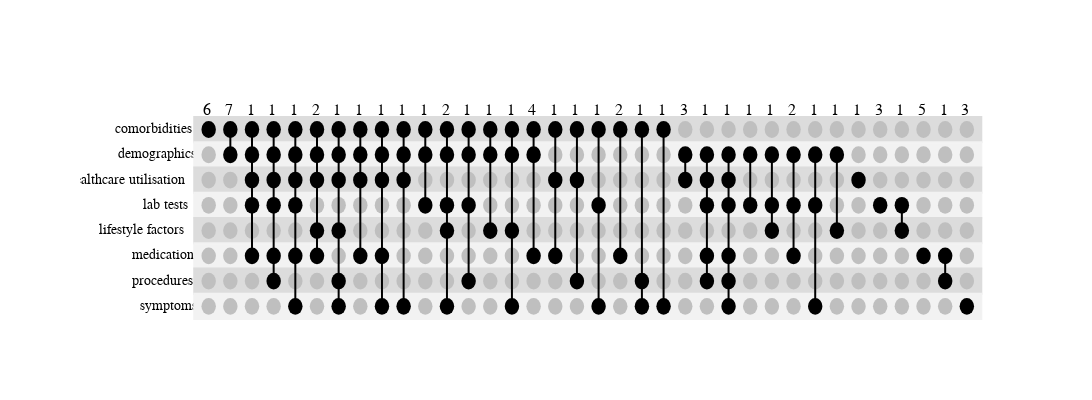

The code cell stored with this chart in its notebook:
### Code cell
up = go.Figure()
up.update_xaxes(
    showticklabels=False,
    showgrid=False,
    zeroline=False,
)

up.update_yaxes(
    showticklabels=False,
    showgrid=False,
    zeroline=False,
)
up.update_layout(
    plot_bgcolor="white"
)
up.add_trace(go.Scatter(
    x=[0-(len(i)/24)-0.02 for i in var_code.keys()],
    y=[(i+0.1)*-1 for i in var_code.values()],
    text=list(var_code.keys()),
    mode="text",
    textfont=dict(
        color="black",
        size=14,
        family="Arial",
    )
))

up.add_trace(go.Scatter(
    x=[i*0.3 +0.18 for i in range(len(var_counts))],
    y=[0.02 for i in range(len(var_counts))],
    text=var_counts,
    mode="text",
    textfont=dict(
        color="black",
        size=16,
        family="Arial",
    )
))
    


for i in range(len(var_unique)):
    x0=0
    x1=len(var_set)*0.3+0.1
    y0= i*0.3 +0.05 
    y1=y0+0.3
    y0 = y0*(-1)
    y1 = y1*(-1)
    if i%2==0:
        col = '#DCDCDC'
    else:
        col = '#f2f2f2'
    up.add_shape(type='rect',x0=x0,x1=x1,y0=y0,y1=y1,line_color=col,fillcolor=col)

    
    
for idx,i in enumerate(coords):
    c_x0 = (idx*3+1)/10
    c_x1 = c_x0 + 0.2
    for j in range(len(var_unique)):
        c_y0 = (j*3+1)/10
        c_y1 = c_y0+ 0.2
        if c_y0 in i:
            c_col = '#000000'
        else:
            c_col = '#bfbfbf'
        c_y0 = c_y0*(-1)
        c_y1 = c_y1*(-1)
        up.add_shape(type="circle",line_width=0, fillcolor=c_col,x0=c_x0, y0=c_y0, x1=c_x1, y1=c_y1)
    if len(i)>1:
        l_x = c_x0+0.1
        l_y0 = (min(i)+ 0.1)*-1
        l_y1 = (max(i)+ 0.1)*-1
        up.add_shape(type='line',line=dict(width=2,color='black'),x0=l_x,x1=l_x,y0=l_y0,y1=l_y1)

up.update_layout(
    showlegend=False,height=400, width=300*4.5+12)        

up.show()
